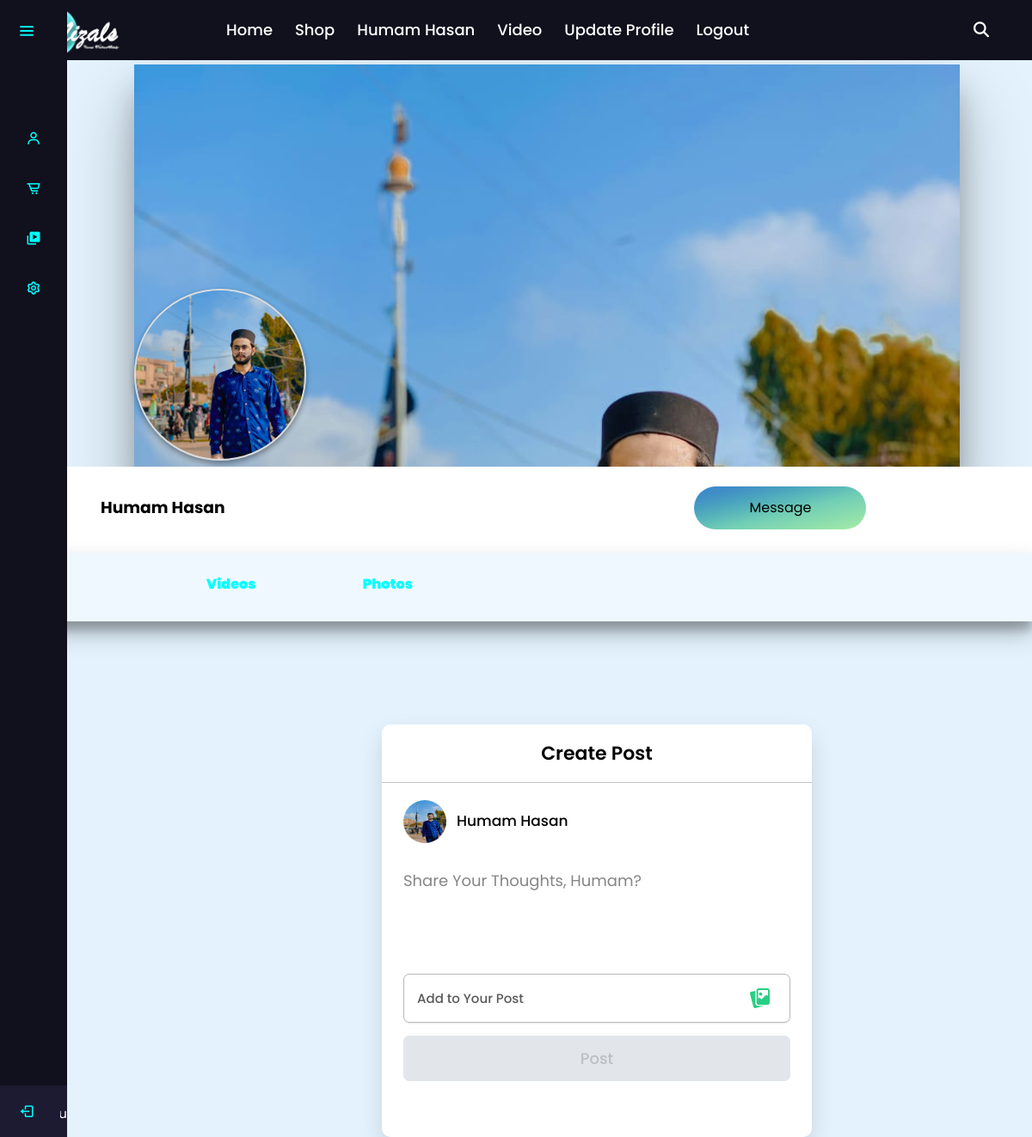
Page /account-view.php?c_id=3 (signed in) on the committed database.
### tables this page shows
CREATE TABLE `client` (
  `c_id` int(11) NOT NULL,
  `first_name` varchar(50) NOT NULL,
  `last_name` varchar(50) NOT NULL,
  `email` varchar(255) NOT NULL,
  `password` varchar(255) NOT NULL,
  `dp` varchar(255) NOT NULL
);

### account-view.php (the view, shortened to what this page needs)
<?php include "sidebar.php" ?>
<?php
include "config.php";
if (isset($_GET['c_id']) && is_numeric($_GET['c_id'])) {
    $client_id = $_GET['c_id'];
    $client_query = "SELECT * FROM client WHERE c_id = $client_id";
    $client_result = mysqli_query($conn, $client_query);
    $client_row = mysqli_fetch_assoc($client_result);
}
?>
<!DOCTYPE html>
<html lang="en" dir="ltr">
<head>
    <link rel="stylesheet" href="https://cdnjs.cloudflare.com/ajax/libs/font-awesome/6.1.1/css/all.min.css">
    <head>
        <link href='https://unpkg.com/boxicons@2.0.7/css/boxicons.min.css' rel='stylesheet'>
    </head>
<body>
    <br><br><br>
    <div class="image-profile-container">
        <div class="profile-cover-photo-container">
            <img src="<?php echo $client_row['dp'] ?>" alt="" class="profile-cover-photo">
        </div>
        <div class="profile-photo-container">
            <img src="<?php echo $client_row['dp'] ?>" alt="" class="profile-photo">
        </div>
    </div>
    <div class="title-main">
        <div class="title">
            <h3><?php echo $client_row['first_name'] . ' ' . $client_row['last_name']; ?></h3>
            <div class="title-account-options">
                <a href="message.php?msg_id=<?php echo $client_row['c_id'] ?>"><button class="account-message"><i class='bx bxs-message-rounded'></i>
                        <p>Message</p>
                    </button></a>
            </div>
        </div>
    </div>
    <div class="account-nav-main">
        <div class="account-nav">
            <ul class="account-nav-ul">
                <li class="video"><a>Videos</a></li>
                <li class="photo"><a>Photos</a></li>
            </ul>
        </div>
    </div>
    <div class="account-thumbnail-main">
    </div>
    <div class="account-post">
        <?php include "post.php" ?>
    </div>
</body>
</html>

### sidebar.php (style rules this page uses)
* { margin: 0; padding: 0; box-sizing: border-box; font-family: "Poppins" , sans-serif; }
body { display:block; background: #E4E9F7; }
* { margin: 0; padding: 0; box-sizing: border-box; text-decoration: none; font-family: 'Poppins', sans-serif; }

### account-view.php (style rules this page uses)
body { cursor: default; position: relative; }
.image-profile-container { width: 100%; padding-left: 13%; }
.profile-cover-photo-container { width: 80%; height: 500px; position: absolute; overflow: hidden; z-index: -1; box-shadow: 0 40px 80px rgba(0, 0, 0, 0.25), 0 30px 30px rgba(0, 0, 0, 0.22); }
.profile-cover-photo { position: absolute; width: 100%; height: auto; overflow: hidden; z-index: -1; box-shadow: 0 40px 80px rgba(0, 0, 0, 0.25), 0 30px 30px rgba(0, 0, 0, 0.22); object-fit: cover; }
.profile-photo-container { width: 100%; padding-top: 25%; }
.profile-photo { z-index: 1; width: 200px; height: 200px; border-radius: 100%; border: 2px solid gainsboro; box-shadow: 0 3px 6px rgba(0, 0, 0, 0.16), 0 3px 6px rgba(0, 0, 0, 0.23); object-fit: cover; }
.account-nav-main { width: 100%; }
.account-nav { width: 100%; height: 80px; padding-top: 2%; background-color: aliceblue; box-shadow: 0 14px 28px rgba(0, 0, 0, 0.25), 0 10px 10px rgba(0, 0, 0, 0.22); }
.account-nav-ul { padding-left: 10%; display: inline; color: black; }
.account-nav-ul li { display: inline; padding-left: 10%; font-weight: 1000; font-family: 'Times New Roman'; color: aqua; }
.account-nav-ul li a { color: aqua; }
.account-thumbnail-main { padding-left: 10%; padding-top: 5%; width: 90%; height: auto; }
* { margin: 0px; padding: 0px; box-sizing: border-box; font-family: 'Poppins', sans-serif; }
.title-main { width: 100%; padding-left: 5%; }
.title { width: 100%; height: 100px; padding-left: 5%; padding-top: 2%; background-color: #fff; }
.title h3 { display: inline; }
.title-account-options { padding-left: 50%; display: inline-block; }
.account-message { display: inline-block; width: 200px; height: 50px; border-radius: 30px; background: linear-gradient(to bottom right, #3a8bcd, #408ec6, #49a2bf, #5ab8ba, #71ceb5, #83d8b0, #94e2ab, #a6eca6); border: 0; font-size: 16px; }
.account-post { display: inline-table; padding: 0; width: 100%; padding-left: 10%; padding-top: 5%; }
* { margin: 0; padding: 0; box-sizing: border-box; font-family: 'Poppins', sans-serif; }
body { min-height: 100vh; background: #E3F2FD; }

### post.php (style rules this page uses)
* { margin: 0; padding: 0; box-sizing: border-box; font-family: 'Poppins', sans-serif; }

### rows in the picture
client: dp (picture), first_name "Humam", last_name "Hasan"

### other values in the picture
$_SESSION['first_name'] "Humam"
$_SESSION['last_name'] "Hasan"
